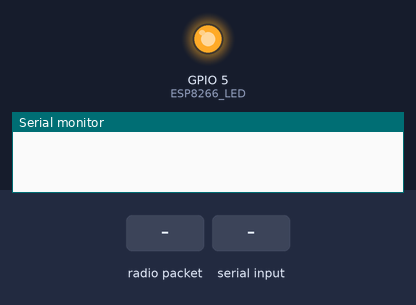
The sketch below on a simulated ESP8266 (NodeMCU). Shown: output pins drawn as LEDs (lit = HIGH), the last lines printed to the serial monitor. The test bench sets the inputs (shaded band).

Above: at 3.1 s.
At 5.2 s:
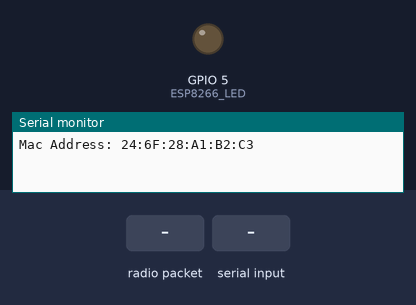
5.3 s: radio packet "1" arrives
6.8 s: "1" received over Serial
Timing chart, 0 to 9.8 s (numbered marks = the images above; inputs shaded):
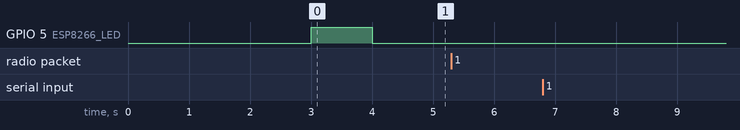

The sketch:

NodeMCU_SerialWifi_Bridge.ino
```cpp
// https://arduino-esp8266.readthedocs.io/en/latest/exception_causes.html

#define ESP8266_LED 5
#include "data.h"
#include <ESP8266WiFi.h>
#include <espnow.h>

#define DEBUGPRINT
#define DEV 3

//#undef DEBUGPRINT

#define BUF_LEN 32
uint8_t __attribute__((aligned(4))) rxDataBuf[BUF_LEN];
uint8_t __attribute__((aligned(4))) txDataBuf[BUF_LEN];

uint8_t* destMAC = 0;
uint8_t txcount = 0;
uint8_t rxcount = 0;

void OnDataSent(uint8_t* mac, uint8_t sendStatus)
{
  txcount++;

#ifdef DEBUGPRINT
  Serial.print("Tx sent: ");
  Serial.println(txcount);
#endif
}

void OnDataRecv(uint8_t* mac, uint8_t* dataIn, uint8_t len)
{
  rxcount++;
#ifdef DEBUGPRINT
    Serial.println("rx: ");
    Serial.println(len);
#endif
    Serial.write(dataIn, len);
}

void setup() {
  // put your setup code here, to run once:
  Serial.begin(115200);
  delay(3000);
  if (DEV==1)
  {
    destMAC = macAddr2;
  }
  else if (DEV==2)
  {
    destMAC = macAddr1;
  }
  else
  {
    destMAC = macAddr2;
  }

  pinMode(ESP8266_LED, OUTPUT);
  digitalWrite(ESP8266_LED, HIGH);
  delay(1000);
  digitalWrite(ESP8266_LED, LOW);

#ifdef DEBUGPRINT
  Serial.println();
  Serial.println();
  Serial.print("Mac Address: ");
  Serial.println(WiFi.macAddress());
#endif

  WiFi.mode(WIFI_STA); // Set device as a WiFi station
  WiFi.disconnect();

  // Init ESP-NOW
  if (esp_now_init() != 0)
  {
    Serial.println("ERROR initializing ESP-NOW");
    return;
  }

//  for (size_t n=0; n<BUF_LEN; n++)
//  {
//    rxDataBuf[n] = 0;
//    txDataBuf[n] = 0;
//  }

  esp_now_set_self_role(ESP_NOW_ROLE_COMBO);
  esp_now_register_send_cb(OnDataSent);
  esp_now_add_peer(destMAC, ESP_NOW_ROLE_COMBO, 1, NULL, 0);
  esp_now_register_recv_cb(OnDataRecv);
  Serial.setTimeout(100);
}


void loop() {
  // put your main code here, to run repeatedly:
  char rc;
  int nBytes = 0;
  while (nBytes = Serial.available() > 0)
  {
    size_t n = Serial.readBytes(rxDataBuf, BUF_LEN);
    esp_now_send(destMAC, rxDataBuf, n);
  }
}
```

data.h
```cpp
// 1st Mac Address (Amica): 18:FE:34:D8:9A:35
// 2nd Mac Address (HiLetgo #1): C4:5B:BE:6C:ED:B8
// 3rd Mac Address (HiLetgo #2): 30:83:98:80:FA:3B
uint8_t macAddr1[] = {0x18, 0xFE, 0x34, 0xD8, 0x9A, 0x35};
uint8_t macAddr2[] = {0xC4, 0x5B, 0xBE, 0x6C, 0xED, 0xB8};
uint8_t macAddr3[] = {0x30, 0x83, 0x98, 0x80, 0xFA, 0x3B};
uint8_t broadcastAddress[] = {0xFF, 0xFF, 0xFF, 0xFF, 0xFF, 0xFF};
```
